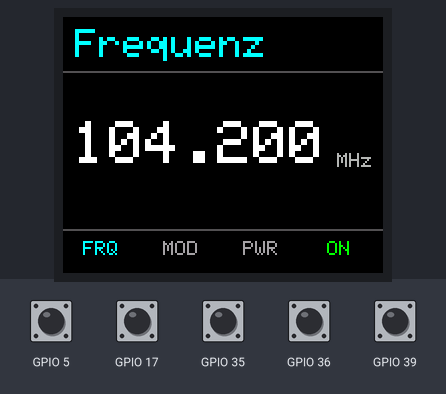
Recording of a program running on a simulated ESP32. Parts: 160×128 colour display. Inputs (shaded band) come from the test bench; at power-on: GPIO 5, GPIO 17, GPIO 35, GPIO 36, GPIO 39 HIGH.

Above: at 1.5 s.
1.6 s: GPIO 5 pulled LOW for 0.15 s
At 3.0 s:
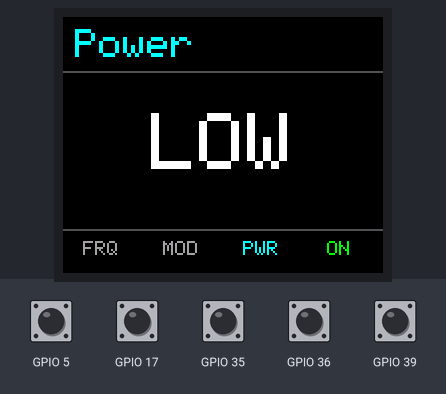
3.3 s: GPIO 35 pulled LOW for 0.15 s
At 4.0 s:
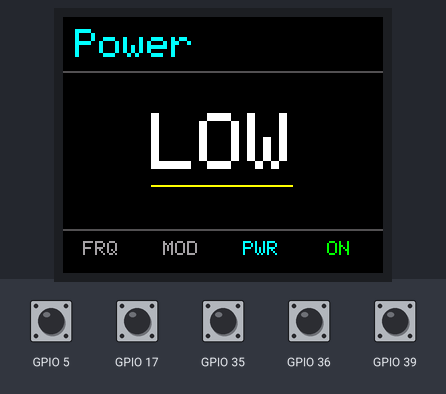
4.9 s: GPIO 36 pulled LOW for 0.15 s
At 4.98 s:
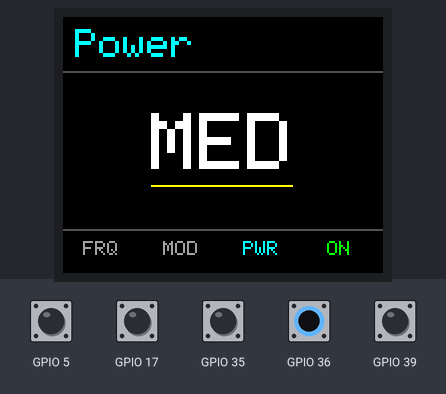
6.5 s: GPIO 35 pulled LOW for 1 s
At 7.7 s:
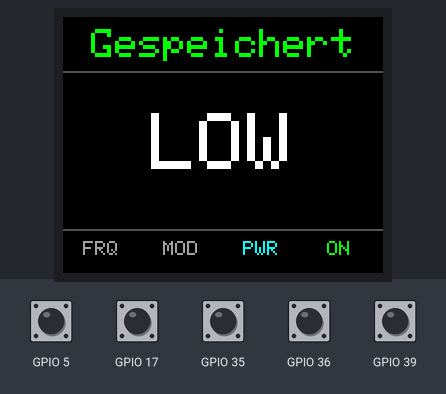
10.5 s: GPIO 5 pulled LOW for 0.15 s
At 11.0 s:
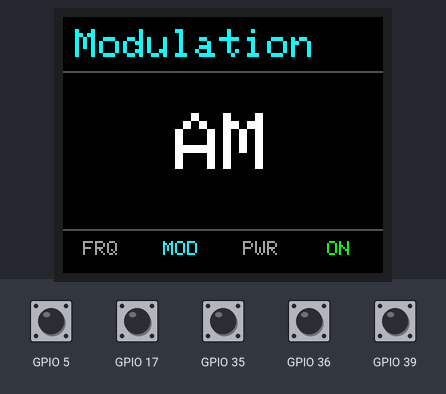
12.2 s: GPIO 35 pulled LOW for 0.15 s
At 13.1 s:
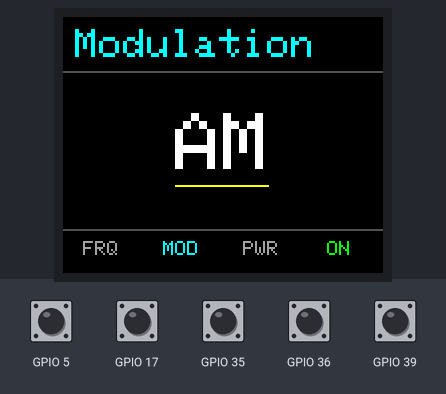
Timing chart, 0 to 14.8 s (numbered marks = the images above; inputs shaded):
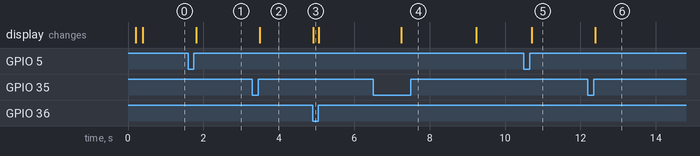

Measured:
- after the input at 1.6 s, the display: changes after 0.20 s (image 1)
- after the input at 3.3 s, the display: changes after 0.19 s (image 2)
- after the input at 4.9 s, the display: changes at once (image 3)
- after the input at 6.5 s, the display: changes after 0.75 s (image 4)
- after the input at 10.5 s, the display: changes after 0.20 s (image 5)
- after the input at 12.2 s, the display: changes after 0.19 s (image 6)

The program:

main.cpp
```cpp
// src/main.cpp
//
// Entry point des Projekts.
// - Initialisiert Hardware-Module (Display, Encoder, Nav-Buttons)
// - Startet danach die GUI-State-Machine
// - Loop ruft nur guiUpdate() auf (GUI kümmert sich um Input + Rendering)

#include <Arduino.h>

#include <TFTDisplay.h>
#include <RotaryEncoder.h>
#include <NavButtons.h>
#include <GUI.h>

void setup() {
  // Optional: Debug-Ausgaben
  Serial.begin(115200);
  delay(200);

  // Display initialisieren (Rotation/Grundsetup erfolgt im TFTDisplay-Modul)
  initDisplay();

  // Optionaler Power-On-Selbsttest (IBIT/Screen-Test) – kann später entfernt/angepasst werden
  //runBit();

  // Input-Module initialisieren
  initRotaryEncoder();
  initNavButtons();

  // GUI initialisieren (zieht Theme/Limits/Listen/Defaults aus include/gui_config.h)
  guiInit();
}

void loop() {
  // GUI verarbeitet Eingaben + aktualisiert Anzeige nur bei Bedarf
  guiUpdate();
}
```

config.h
```cpp
#pragma once

//FÜR ESP 32

//// SPI Pins (ESP32 Standard)
//#define TFT_SCK   18  //SCK
//#define TFT_MOSI  23  //SDA
//
//// Display Steuerpins
//#define TFT_CS    5
//#define TFT_DC    16
//#define TFT_RST   17 //RES
//#define TFT_BL    4
//
//// Rotary Encoder
//#define ENC_CLK  32
//#define ENC_DT   33
//#define ENC_SW   25
//
//// Navigation Buttons ,gegen GND -> INPUT_PULLUP
//#define BTN_LEFT    26
//#define BTN_RIGHT  27

//Für ETH01

// ST7735 (SPI)
#define TFT_SCK   14
#define TFT_MOSI  15
#define TFT_CS     4
#define TFT_DC    12
#define TFT_RST   2
// TFT_BL -> direkt an 3V3 (nicht an GPIO)

#define ENC_CLK  36
#define ENC_DT   39
#define ENC_SW   35   // gegen GND, INPUT_PULLUP

#define BTN_LEFT   5
#define BTN_RIGHT 17
```

gui_config.h
```cpp
// include/gui_config.h
#pragma once
#include <stdint.h>

/*
  GUI-Konfiguration (Theme, Layout, Grenzen, Listen)
  --------------------------------------------------
  Frequenzdarstellung:
    - Anzeigeformat: "DDD.DDD MHz"
    - Interner Wert: freq_hz in Hz (int32_t)

  Auflösung:
    - 3 Nachkommastellen in MHz => 0.001 MHz = 1 kHz = 1000 Hz
    - Kleinste Stelle (Cursor ganz rechts) ändert also um 1 kHz.

  Grenzen (von dir vorgegeben):
    - 30.000 MHz .. 511.999 MHz
    - => 30'000'000 Hz .. 511'999'000 Hz

  Hinweis:
    - Wir nutzen standardmäßig CLAMP (empfohlen). Optional kann man WRAP aktivieren.
*/

struct GuiColor {
  uint8_t r, g, b;
};

struct GuiTheme {
  // Header (oben links: aktuelles Feld)
  GuiColor header_text   = {0, 255, 255};
  uint8_t  header_size   = 2;

  // Hauptwert (Frequenz / Listenwert)
  GuiColor value_text    = {255, 255, 255};
  uint8_t  value_size    = 3;   // kleiner => weniger "rausrutschen"

  // Einheit (MHz)
  GuiColor unit_text     = {180, 180, 180};
  uint8_t  unit_size     = 1;

  // Footer (Menüleiste unten)
  GuiColor footer_active = {0, 255, 255};
  GuiColor footer_idle   = {160, 160, 160};
  uint8_t  footer_size   = 1;

  // Linien / Cursor / Toast
  GuiColor line_color    = {80, 80, 80};
  GuiColor cursor_color  = {255, 255, 0};
  GuiColor toast_color   = {0, 255, 0};
};

struct GuiConstraints {
  // Frequenzgrenzen in Hz
  int32_t frq_min_hz = 30000000;    // 30.000 MHz
  int32_t frq_max_hz = 511999000;   // 511.999 MHz

  // kleinste Schrittweite in Hz (0.001 MHz = 1 kHz)
  int32_t frq_step_min_hz = 1000;

  // false = CLAMP (empfohlen), true = WRAP
  bool frq_wrap = false;

  // Toast-Dauer (Header wird durch Toast ersetzt)
  uint32_t toast_ms = 2000;

  // Layout-Zonenhöhen (in Pixeln)
  uint16_t header_h = 28;   // 0..27 (unterste Zeile ist Trennlinie)
  uint16_t footer_h = 22;   // letzte 22 Pixel
};

struct GuiDefaults {
  // 104.200 MHz => 104'200'000 Hz
  int32_t frq_start_hz = 104200000;

  int mod_index = 0;
  int pwr_index = 0;
};

// --- Listen (C++11-kompatibel: extern + Definition in src/gui_config.cpp) ---
extern const char* const GUI_MOD_LIST[];
extern const int GUI_MOD_COUNT;

extern const char* const GUI_PWR_LIST[];
extern const int GUI_PWR_COUNT;

// --- Globale Defaults/Theme/Limits (Definition in src/gui_config.cpp) ---
extern const GuiDefaults GUI_DEFAULTS;
extern const GuiTheme GUI_THEME;
extern const GuiConstraints GUI_LIMITS;
```

gui_config.cpp
```cpp
// src/gui_config.cpp
//
// Zentraler Ort für "Definitionen" der GUI-Konstanten.
// Hintergrund:
// - gui_config.h enthält extern-Deklarationen (C++11-kompatibel, keine Mehrfachdefinitionen)
// - Diese .cpp liefert genau eine Definition je Symbol.
// Vorteil:
// - Keine C++17-inline-Variablen nötig
// - Konfigurationswerte sind trotzdem zentral gepflegt

#include <gui_config.h>

// ---------------------------
// Modulationsarten (Liste)
// ---------------------------
// Hinweis: Reihenfolge entspricht der Auswahlreihenfolge im UI.
const char* const GUI_MOD_LIST[] = {
  "AM", "FM", "USB", "LSB", "CW", "DIGI"
};
const int GUI_MOD_COUNT = sizeof(GUI_MOD_LIST) / sizeof(GUI_MOD_LIST[0]);

// ---------------------------
// Power-Modi (Liste)
// ---------------------------
const char* const GUI_PWR_LIST[] = {
  "LOW", "MED", "HIGH"
};
const int GUI_PWR_COUNT = sizeof(GUI_PWR_LIST) / sizeof(GUI_PWR_LIST[0]);

// ---------------------------
// Defaults / Theme / Limits
// ---------------------------
// Diese Objekte nutzen die Default-Initialwerte aus gui_config.h
// und werden von GUI.cpp direkt verwendet.
const GuiDefaults GUI_DEFAULTS{};
const GuiTheme GUI_THEME{};
const GuiConstraints GUI_LIMITS{};
```
